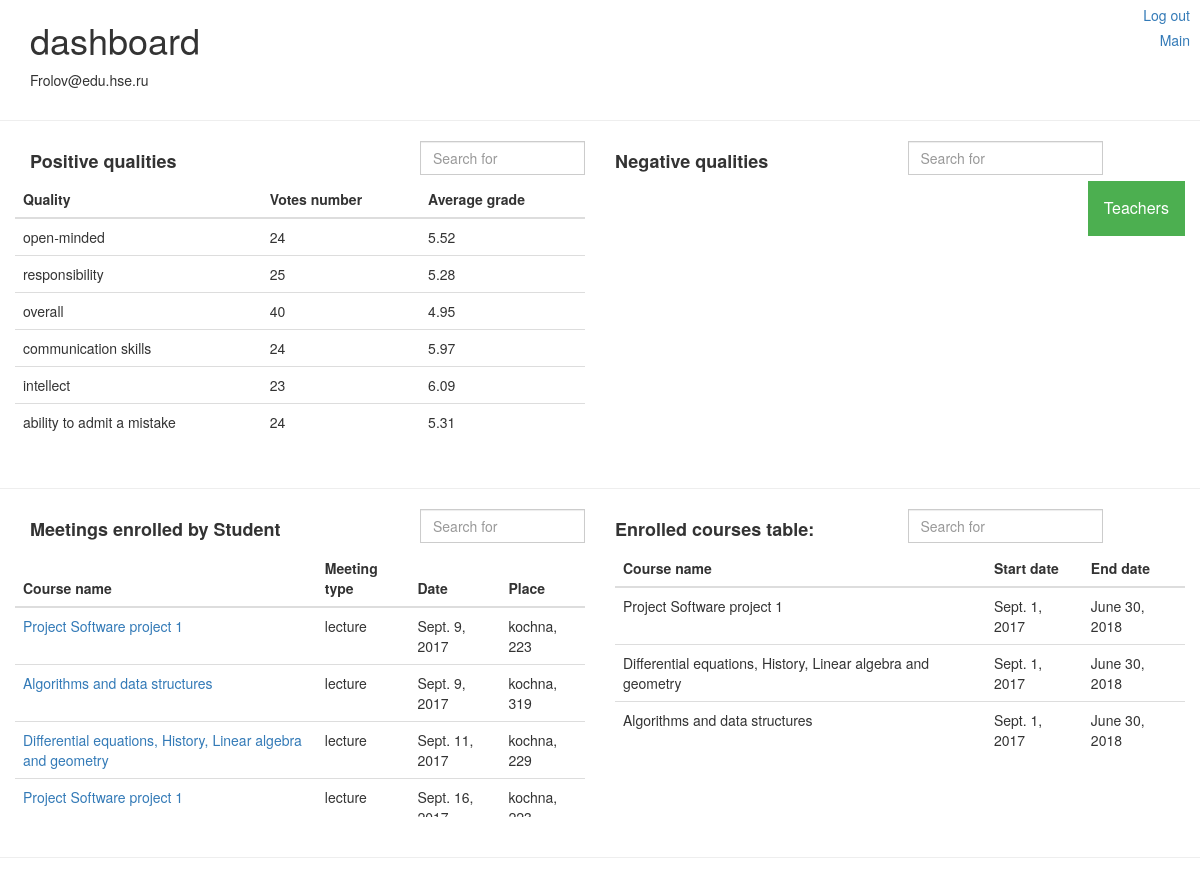
Screenshot of /dashboard (signed in) with the database file from the repository.
### app/models.py (models this page shows, shortened)
class Merit(models.Model):
    name = models.CharField(max_length=45)
    description = models.CharField(max_length=50, blank=True, null=True)

class Meeting(models.Model):
    date = models.DateField()
    place = models.CharField(max_length=50, blank=True, null=True)
    course = models.ForeignKey(Course, on_delete=models.SET_NULL, blank=True, null=True)
    meeting_type = models.ForeignKey(MeetingType, on_delete=models.SET_NULL, blank=True, null=True)
    def __str__(self):
        return 'course {}; meeting_type {}; date {}/{}/{}; place {}'.format(
            self.course, self.meeting_type, self.date.day, self.date.month, self.date.year, self.place)

class Course(models.Model):
    name = models.CharField(max_length=50)
    description = models.CharField(max_length=50, blank=True, null=True)
    start_date = models.DateField(blank=True, null=True)
    end_date = models.DateField(blank=True, null=True)
    def __str__(self):
        return self.name

class MeetingType(models.Model):
    description = models.CharField(max_length=50)
    def __str__(self):
        return self.description

### app/views.py (the view)
# urls.py: url(r'dashboard', views.dashboard, name='dashboard'),
def dashboard(request):
    current_user = request.user
    context = {'courses_enrolled': [],
               'first_name': current_user.first_name,
               'last_name': current_user.last_name,
               'email': current_user.email,
               'meeting_enrolled': []}
    students_enrolled = StudentEnrolled.objects.filter(student__user=current_user)
    for student_enrolled in students_enrolled:
        course_info = {'course_name': student_enrolled.course.name,
                       'start_date': student_enrolled.course.start_date,
                       'end_date': student_enrolled.course.end_date}
        context.get('courses_enrolled').append(course_info)
    students_attended = StudentAttends.objects.filter(student__user=current_user)
    for student_attended in students_attended:
        meeting = student_attended.meeting
        context.get('meeting_enrolled').append(meeting)
    meetings_list = sorted(context["meeting_enrolled"], key=lambda x: x.date)
    context["meeting_enrolled"] = meetings_list
    print(context["meeting_enrolled"])
    grade_actions = GradeAction.objects.all().filter(graded=current_user)
    context['positive_qualities'] = {}
    context['negative_qualities'] = {}
    def incr_average(merit, plus):
        last_count = merit[0]
        average = merit[1]
        merit[0] = last_count + 1
        merit[1] = round((average * last_count + plus) / merit[0], 2)
    for grade in grade_actions:
        merit = grade.merit
        if context['positive_qualities'].get(merit.name) == None:
            context['positive_qualities'][merit.name] = [0, 0]
        incr_average(context['positive_qualities'][merit.name], grade.grade)
    teachers_names = [teacher.user.username for teacher in Teacher.objects.all()]
    context["teachers_names"] = teachers_names
    return render(request, 'app/dashboard.html', context)

### app/templates/app/dashboard.html (shortened to what this page needs)
<!DOCTYPE html>
<html lang="en">
<head>
  <link rel="stylesheet" href="https://maxcdn.bootstrapcdn.com/bootstrap/3.3.7/css/bootstrap.min.css">
</head>
<body>
<a class="logoutLblPos hover" href="/accounts/logout">Log out</a>
<a class="mainLblPos hover" href="/">Main</a>
<div class="container">
  <h1>{{ first_name }} {{last_name}} dashboard</h1>
  <p>{{ email }}<p>
</div>
<hr />
<div class="container">
	<div class="row">
        <div class="col-md-4">
            <h4> <b> Positive qualities</b> </h4>
        </div>
        <div class="col-md-2">
            <form action="#" method="get">
                <div class="input-group">
                    <input class="form-control" id="system-search2" name="q" placeholder="Search for" required>
                </div>
            </form>
        </div>
        <div class="col-md-3">
            <h4> <b> Negative qualities </b> </h4>
        </div>
        <div class="col-md-3">
            <form action="#" method="get">
                <div class="input-group">
                    <input class="form-control" id="system-searc3" name="q" placeholder="Search for" required>
                </div>
            </form>
        </div>
        <br /><br />
    <div class="row">
		<div class="col-md-6" style="overflow-y:scroll; height: 200pt;">
    	 <table class="table table-list-search2 table-responsive">
                    <thead>
                        <tr>
                            <th>Quality</th>
                            <th>Votes number</th>
                            <th>Average grade</th>
                        </tr>
                    </thead>
                    <tbody class="scrollit">
                        {% for merit, item in positive_qualities.items %}
                            <tr>
                                <td>{{ merit }}</td>
                                <td>{{ item.0 }}</td>
                                <td>{{ item.1 }}</td>
                            </tr>
                        {% endfor %}
                    </tbody>
                </table>
		</div>
        <div class="col-md-6" style="overflow-y:scroll; height: 200pt;">
        <div class="dropdown">
        <button onclick="myFunction()" class="dropbtn">Teachers</button>
        </div>
		</div>
    </div>
	</div>
</div>
<br />
<hr />
<div class="container">
	<div class="row">
        <div class="col-md-4">
            <h4> <b> Meetings enrolled by Student</b> </h4>
        </div>
        <div class="col-md-2">
            <form action="#" method="get">
                <div class="input-group">
                    <input class="form-control" id="system-search1" name="q" placeholder="Search for" required>
                </div>
            </form>
        </div>
        <div class="col-md-3">
            <h4> <b> Enrolled courses table: </b> </h4>
        </div>
        <div class="col-md-3">
            <form action="#" method="get">
                <div class="input-group">
                    <input class="form-control" id="system-search" name="q" placeholder="Search for" required>
                </div>
            </form>
        </div>
        <br /><br />
    <div class="row">
		<div class="col-md-6" style="overflow-y:scroll; height: 200pt;">
    	 <table class="table table-list-search1 table-responsive">
                    <thead>
                        <tr>
                            <th>Course name</th>
                            <th>Meeting type</th>
                            <th>Date</th>
                            <th>Place</th>
                        </tr>
                    </thead>
                    <tbody class="scrollit">
                        {% for meeting in meeting_enrolled %}
                            <tr>
                                <td><a href="{% url 'app:meeting_results' meeting.id%}">{{ meeting.course }}</a></td>
                                <td>{{ meeting.meeting_type }}</td>
                                <td>{{ meeting.date }}</td>
                                <td>{{ meeting.place }}</td>
                            </tr>
                        {% endfor %}
                    </tbody>
                </table>
		</div>
        <div class="col-md-6" style="overflow-y:scroll; height: 200pt;">
    	 <table class="table table-list-search table-responsive">
                    <thead>
                        <tr>
                            <th>Course name</th>
                            <th>Start date</th>
                            <th>End date</th>
                        </tr>
                    </thead>
                    <tbody>
                        {% for course in courses_enrolled %}
                            <tr>
                                <td>{{ course.course_name }}</td>
                                <td>{{ course.start_date }}</td>
                                <td>{{ course.end_date }}</td>
                            </tr>
                        {% endfor %}
                    </tbody>
                </table>
		</div>
    </div>
	</div>
</div>
<br />
<hr />
</body>
</html>

### app/templates/app/dashboard.html (style rules this page uses)
.logoutLblPos { position:fixed; right:10px; top:5px; }
.mainLblPos { position:fixed; right:10px; top:30px; }
.dropbtn { background-color: #4CAF50; color: white; padding: 16px; font-size: 16px; border: none; cursor: pointer; }
.dropdown { float: right; position: relative; display: inline-block; }

### rows the page displays
Merit: positive_qualities "open-minded"
Merit: positive_qualities "responsibility"
Merit: positive_qualities "overall"
Merit: positive_qualities "communication skills"
Merit: positive_qualities "intellect"
Merit: positive_qualities "ability to admit a mistake"
Meeting: course "Project Software project 1", meeting_type "lecture", date "Sept. 9, 2017", place "kochna, 223"
Meeting: course "Algorithms and data structures", meeting_type "lecture", date "Sept. 9, 2017", place "kochna, 319"
Meeting: course "Differential equations, History, Linear algebra and geometry", meeting_type "lecture", date "Sept. 11, 2017", place "kochna, 229"
Meeting: course "Project Software project 1", meeting_type "lecture", date "Sept. 16,…", place "kochna,…"
Course: course_name "Project Software project 1", start_date "Sept. 1, 2017", end_date "June 30, 2018"
Course: course_name "Differential equations, History, Linear algebra and geometry", start_date "Sept. 1, 2017", end_date "June 30, 2018"
Course: course_name "Algorithms and data structures", start_date "Sept. 1, 2017", end_date "June 30, 2018"

### other values shown
{{ email }} "Frolov@edu.hse.ru"
{{ item.0 }} "24" "25" "40" "24" "23" "24"
{{ item.1 }} "5.52" "5.28" "4.95" "5.97" "6.09" "5.31"
